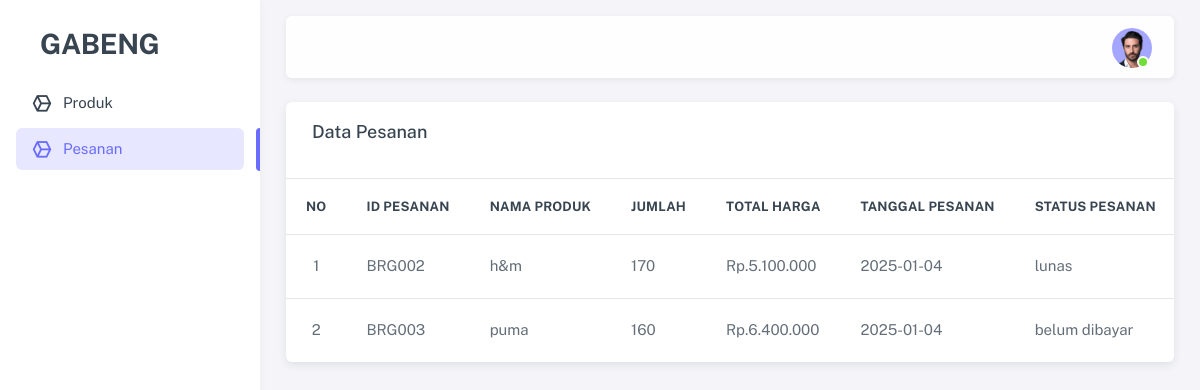
The page /front-end/page/main.php?page=pelanggan-pesanan (signed in) on the database its author committed.
### tables this page shows
CREATE TABLE `pembayaran` (
  `id_pembayaran` int NOT NULL,
  `id_pesanan` varchar(100) NOT NULL,
  `tanggal_pembayaran` date DEFAULT NULL,
  `jumlah_bayar` float DEFAULT NULL,
  `metode_pembayaran` varchar(50) DEFAULT NULL
);

CREATE TABLE `produk` (
  `kode_produk` int NOT NULL,
  `nama_produk` varchar(150) NOT NULL,
  `jenis_produk` varchar(150) NOT NULL,
  `jenis_bahan` varchar(150) NOT NULL,
  `warna` varchar(50) NOT NULL,
  `harga` float NOT NULL,
  `stok` int NOT NULL
);

CREATE TABLE `pesanan` (
  `id_pesanan` varchar(100) NOT NULL,
  `id_pelanggan` int NOT NULL,
  `kode_produk` int NOT NULL,
  `ukuran_s` int NOT NULL,
  `ukuran_m` int NOT NULL,
  `ukuran_l` int NOT NULL,
  `ukuran_xl` int NOT NULL,
  `jumlah` int NOT NULL,
  `total_harga` float NOT NULL,
  `tanggal_pesanan` date NOT NULL,
  `status_pesanan` varchar(50) NOT NULL
);

### back-end/pelanggan/pesananView.php (the view, shortened to what this page needs)
<?php
include('../../back-end/koneksi/koneksi.php');
$id = $_SESSION['id_pelanggan'];
$sql = "SELECT * FROM pembayaran join pesanan using (id_pesanan) join produk using (kode_produk) where id_pelanggan = '$id'";
$result = mysqli_query($koneksi, $sql);
if (mysqli_num_rows($result) > 0) {
    $no = 1;
    while ($row = $result->fetch_assoc()) {
        echo "<tr>";
        echo "<td class='text-center'>" . $no . "</td>";
        echo "<td>" . $row["id_pesanan"] . "</td>";
        echo "<td>" . $row["nama_produk"] . "</td>";
        echo "<td>" . $row["jumlah"] . "</td>";
        echo "<td>" . 'Rp.' . number_format($row["total_harga"], 0, ',', '.') . "</td>";
        echo "<td>" . $row["tanggal_pesanan"] . "</td>";
        echo "<td>" . $row["status_pesanan"] . "</td>";
        echo "</tr>";
        $no++;
    }
} else {
    echo "<tr>";
    echo "<td colspan='4'>Data belum ada</td>";
    echo "</tr>";
}

### rows shown on the page
pembayaran: id_pesanan "BRG002", produk.nama_produk "h&m", id_pesanan.jumlah "170", id_pesanan.total_harga "5.100.000", id_pesanan.tanggal_pesanan "2025-01-04", id_pesanan.status_pesanan "lunas"
pembayaran: id_pesanan "BRG003", produk.nama_produk "puma", id_pesanan.jumlah "160", id_pesanan.total_harga "6.400.000", id_pesanan.tanggal_pesanan "2025-01-04", id_pesanan.status_pesanan "belum dibayar"
